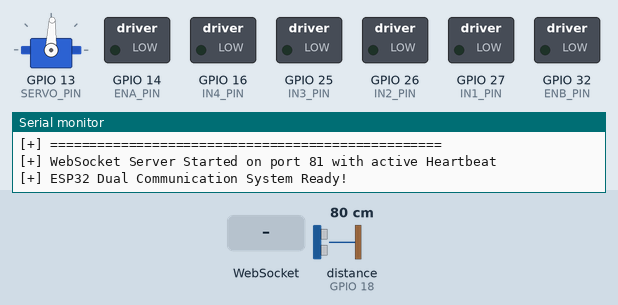
Simulated run of this sketch. Board: ESP32. Parts: servo, switched loads named in the sketch (green lamp = pin HIGH), the last lines printed to the serial monitor. Wiring (inferred from the names in the program): ultrasonic range finder: trigger GPIO 5; echo GPIO 18. The test bench sets the inputs (shaded band); at power-on: distance to the obstacle (sensor on GPIO 18) 80 cm. The echo pulse lasts 58.3 µs per cm; servo pulses on a pin are drawn as a servo (544–2400 µs = 0–180°); pins used as bus, display or sensor lines are not drawn.

Above: at 1.9 s.
2.0 s: distance to the obstacle (sensor on GPIO 18) set to 2 cm
At 2.47 s:
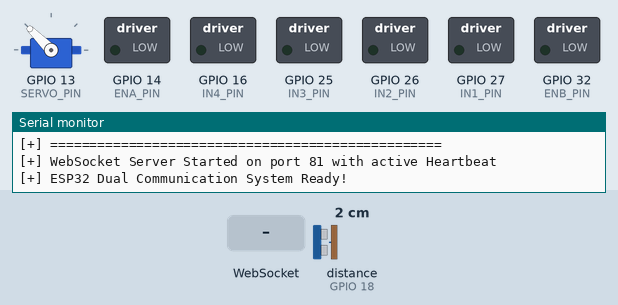
5.0 s: WebSocket text "LEFT" received
At 5.48 s:
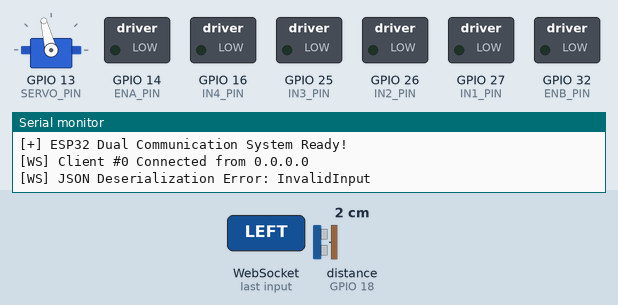
8.0 s: distance to the obstacle (sensor on GPIO 18) set to 4 cm
At 8.49 s:
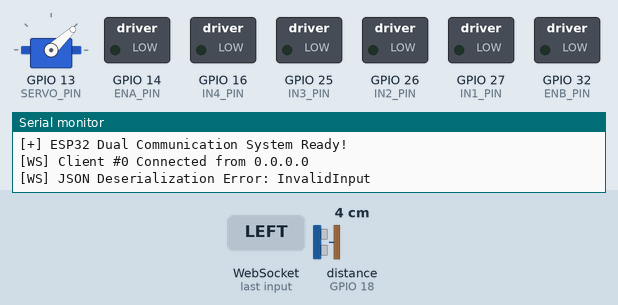
Timing chart, 0 to 17.0 s (numbered marks = the images above; inputs shaded):
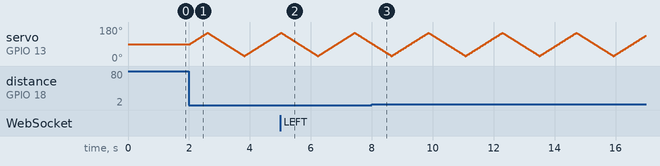

The sketch:

esp32.ino
```cpp
/*
 * ESP32 Wi-Fi & WebSocket AI Hand Gesture Controlled IoT Car Firmware
 * Architecture: Wi-Fi SoftAP -> WebSocket Server (Port 81) -> Safety Controller -> L298N LEDC PWM
 */

#include <Arduino.h>
#include "soc/soc.h"
#include "soc/rtc_cntl_reg.h"
#include "config.h"
#include "wifi_manager.h"
#include "websocket_server.h"
#include "bluetooth_manager.h"
#include "motor_controller.h"
#include "safety_controller.h"
#include "radar_controller.h"

void setup() {
    // Disable hardware brownout detector (prevents ESP32 reboots from battery voltage dips when motors start)
    WRITE_PERI_REG(RTC_CNTL_BROWN_OUT_REG, 0);

    Serial.begin(115200);
    delay(500);

    Serial.println("\n==================================================");
    Serial.println("  ESP32 Dual Wi-Fi & Bluetooth IoT Car Firmware  ");
    Serial.println("==================================================");

    // 1. Initialize L298N Motor Driver Pins & ESP32 LEDC PWM
    initMotors();

    // 2. Initialize SG90 Servo & HC-SR04 Ultrasonic Radar
    initRadar();

    // 3. Initialize Safety Watchdog Timer
    initSafetyController();

    // 4. Setup ESP32 Wi-Fi Access Point ("GestureCar")
    setupWiFiAP();

    // 5. Setup WebSocket Server on Port 81
    setupWebSocketServer();

    // 6. Setup Bluetooth Serial SPP Server ("GestureCar_BT")
    setupBluetoothServer();

    Serial.println("[+] ESP32 Dual Communication System Ready!");
}

void loop() {
    // 1. Handle incoming WebSocket client events & messages over Wi-Fi
    loopWebSocketServer();

    // 2. Handle incoming Bluetooth Serial SPP events & messages over Bluetooth
    loopBluetoothServer();

    // 3. Update smooth motor acceleration/deceleration ramping
    updateMotorRamp();

    // 4. Continuously sweep SG90 servo & sample HC-SR04 ultrasonic distance
    scanEnvironment();

    // 5. Real-time Autonomous Route Diversion if an obstacle suddenly appears while driving
    checkAutonomousObstacleAvoidance();

    // 6. Check 500ms safety watchdog (auto-stops motors if signal drops)
    checkSafetyWatchdog();
}
```

bluetooth_manager.cpp
```cpp
#include "bluetooth_manager.h"
#include "config.h"
#include "motor_controller.h"
#include "safety_controller.h"
#include "radar_controller.h"

#if ENABLE_BLUETOOTH_SERIAL

#include "BluetoothSerial.h"
#include <ArduinoJson.h>

#if !defined(CONFIG_BT_ENABLED) || !defined(CONFIG_BLUEDROID_ENABLED)
#error Bluetooth is not enabled in board config! Please enable Bluetooth in Arduino IDE menu.
#endif

static BluetoothSerial SerialBT;
static bool bt_client_connected = false;

void setupBluetoothServer() {
    SerialBT.begin("GestureCar_BT");
    Serial.println("[+] Bluetooth Serial (SPP) Started as 'GestureCar_BT'");
}

void loopBluetoothServer() {
    if (SerialBT.hasClient()) {
        if (!bt_client_connected) {
            bt_client_connected = true;
            Serial.println("[BT] Client Connected via Bluetooth Serial!");
        }
    } else {
        if (bt_client_connected) {
            bt_client_connected = false;
            Serial.println("[BT] Client Disconnected from Bluetooth Serial.");
            stopMotors();
        }
    }

    if (SerialBT.available()) {
        String input_str = SerialBT.readStringUntil('\n');
        input_str.trim();

        if (input_str.length() == 0) return;

        StaticJsonDocument<256> doc;
        DeserializationError error = deserializeJson(doc, input_str);

        if (error) {
            if (input_str.length() == 1) {
                char cmd = input_str[0];
                resetSafetyWatchdog();
                switch (cmd) {
                    case 'F': moveForward(180); break;
                    case 'B': moveBackward(180); break;
                    case 'L': turnLeft(180); break;
                    case 'R': turnRight(180); break;
                    case 'S': stopMotors(); break;
                    case 'E': emergencyStop(); break;
                    default: stopMotors(); break;
                }
                return;
            }
            Serial.print("[BT] JSON Error: ");
            Serial.println(error.f_str());
            return;
        }

        resetSafetyWatchdog();

        const char* cmd_str = doc["command"] | "S";
        uint8_t speed = doc["speed"] | 180;
        char cmd = cmd_str[0];

        switch (cmd) {
            case 'F':
                if (isFrontBlocked()) {
                    turnLeft(speed);
                } else {
                    moveForward(speed);
                }
                break;
            case 'B':
                moveBackward(speed);
                break;
            case 'L':
                turnLeft(speed);
                break;
            case 'R':
                turnRight(speed);
                break;
            case 'S':
                stopMotors();
                break;
            case 'E':
                emergencyStop();
                break;
            default:
                stopMotors();
                break;
        }
    }
}

bool isBluetoothConnected() {
    return SerialBT.hasClient();
}

#else

// Stubs when Bluetooth is disabled to keep binary size under 700KB
void setupBluetoothServer() {}
void loopBluetoothServer() {}
bool isBluetoothConnected() { return false; }

#endif
```

bluetooth_manager.h
```cpp
/*
 * ESP32 Bluetooth Serial Manager (Classic SPP)
 * Provides dual Bluetooth Serial fallback mode alongside Wi-Fi WebSockets.
 */

#ifndef BLUETOOTH_MANAGER_H
#define BLUETOOTH_MANAGER_H

#include <Arduino.h>
#include "config.h"

void setupBluetoothServer();
void loopBluetoothServer();
bool isBluetoothConnected();

#endif // BLUETOOTH_MANAGER_H
```

motor_controller.cpp
```cpp
#include <Arduino.h>
#include "motor_controller.h"
#include "config.h"
#include <esp_arduino_version.h>

static uint8_t current_speed_ena = 0;
static uint8_t current_speed_enb = 0;
static uint8_t target_speed_ena = 0;
static uint8_t target_speed_enb = 0;
static unsigned long last_ramp_time = 0;

static inline void applyHardwarePwm(uint8_t speed_ena, uint8_t speed_enb) {
#if ESP_ARDUINO_VERSION >= ESP_ARDUINO_VERSION_VAL(3, 0, 0)
    ledcWrite(ENA_PIN, speed_ena);
    ledcWrite(ENB_PIN, speed_enb);
#else
    ledcWrite(PWM_CHANNEL_ENA, speed_ena);
    ledcWrite(PWM_CHANNEL_ENB, speed_enb);
#endif
}

void initMotors() {
    pinMode(IN1_PIN, OUTPUT);
    pinMode(IN2_PIN, OUTPUT);
    pinMode(IN3_PIN, OUTPUT);
    pinMode(IN4_PIN, OUTPUT);

#if ESP_ARDUINO_VERSION >= ESP_ARDUINO_VERSION_VAL(3, 0, 0)
    // ESP32 Arduino Core 3.x API
    ledcAttach(ENA_PIN, PWM_FREQ, PWM_RESOLUTION);
    ledcAttach(ENB_PIN, PWM_FREQ, PWM_RESOLUTION);
#else
    // ESP32 Arduino Core 2.x API
    ledcSetup(PWM_CHANNEL_ENA, PWM_FREQ, PWM_RESOLUTION);
    ledcAttachPin(ENA_PIN, PWM_CHANNEL_ENA);
    ledcSetup(PWM_CHANNEL_ENB, PWM_FREQ, PWM_RESOLUTION);
    ledcAttachPin(ENB_PIN, PWM_CHANNEL_ENB);
#endif

    emergencyStop();
}

void updateMotorRamp() {
    unsigned long now = millis();
    if (now - last_ramp_time < RAMP_INTERVAL_MS) {
        return;
    }
    last_ramp_time = now;

    bool updated = false;

    if (current_speed_ena < target_speed_ena) {
        current_speed_ena = (uint8_t)min((int)target_speed_ena, (int)current_speed_ena + ACCEL_STEP_PWM);
        updated = true;
    } else if (current_speed_ena > target_speed_ena) {
        current_speed_ena = (uint8_t)max((int)target_speed_ena, (int)current_speed_ena - ACCEL_STEP_PWM);
        updated = true;
    }

    if (current_speed_enb < target_speed_enb) {
        current_speed_enb = (uint8_t)min((int)target_speed_enb, (int)current_speed_enb + ACCEL_STEP_PWM);
        updated = true;
    } else if (current_speed_enb > target_speed_enb) {
        current_speed_enb = (uint8_t)max((int)target_speed_enb, (int)current_speed_enb - ACCEL_STEP_PWM);
        updated = true;
    }

    if (updated) {
        applyHardwarePwm(current_speed_ena, current_speed_enb);
    }
}

void moveForward(uint8_t speed) {
    target_speed_ena = speed;
    target_speed_enb = speed;

    digitalWrite(IN1_PIN, HIGH);
    digitalWrite(IN2_PIN, LOW);

    digitalWrite(IN3_PIN, HIGH);
    digitalWrite(IN4_PIN, LOW);
}

void moveBackward(uint8_t speed) {
    target_speed_ena = speed;
    target_speed_enb = speed;

    digitalWrite(IN1_PIN, LOW);
    digitalWrite(IN2_PIN, HIGH);

    digitalWrite(IN3_PIN, LOW);
    digitalWrite(IN4_PIN, HIGH);
}

void turnLeft(uint8_t speed) {
    target_speed_ena = speed;
    target_speed_enb = speed;

    // Skid Steer Left: Left wheels reverse, Right wheels forward
    digitalWrite(IN1_PIN, LOW);
    digitalWrite(IN2_PIN, HIGH);

    digitalWrite(IN3_PIN, HIGH);
    digitalWrite(IN4_PIN, LOW);
}

void turnRight(uint8_t speed) {
    target_speed_ena = speed;
    target_speed_enb = speed;

    // Skid Steer Right: Left wheels forward, Right wheels reverse
    digitalWrite(IN1_PIN, HIGH);
    digitalWrite(IN2_PIN, LOW);

    digitalWrite(IN3_PIN, LOW);
    digitalWrite(IN4_PIN, HIGH);
}

void stopMotors() {
    target_speed_ena = 0;
    target_speed_enb = 0;

    digitalWrite(IN1_PIN, LOW);
    digitalWrite(IN2_PIN, LOW);
    digitalWrite(IN3_PIN, LOW);
    digitalWrite(IN4_PIN, LOW);
}

void emergencyStop() {
    target_speed_ena = 0;
    target_speed_enb = 0;
    current_speed_ena = 0;
    current_speed_enb = 0;
    applyHardwarePwm(0, 0);

    digitalWrite(IN1_PIN, LOW);
    digitalWrite(IN2_PIN, LOW);
    digitalWrite(IN3_PIN, LOW);
    digitalWrite(IN4_PIN, LOW);
}
```

motor_controller.h
```cpp
#ifndef MOTOR_CONTROLLER_H
#define MOTOR_CONTROLLER_H

#include <Arduino.h>

void initMotors();
void moveForward(uint8_t speed);
void moveBackward(uint8_t speed);
void turnLeft(uint8_t speed);
void turnRight(uint8_t speed);
void stopMotors();
void emergencyStop();
void updateMotorRamp();

#endif // MOTOR_CONTROLLER_H
```

radar_controller.cpp
```cpp
#include "radar_controller.h"
#include "config.h"
#include <esp_arduino_version.h>

static int current_angle = 90;
static int sweep_direction = 1;  // 1 = sweeping right to left, -1 = sweeping left to right
static unsigned long last_servo_update = 0;

static float current_dist = 200.0f;
static float left_dist = 200.0f;
static float center_dist = 200.0f;
static float right_dist = 200.0f;
static float filtered_dist = 200.0f;

static RadarData current_radar_data = {
    90, 200.0f, 200.0f, 200.0f, 200.0f, "CLEAR", "CENTER"
};

static void setServoDuty(uint32_t duty) {
#if ESP_ARDUINO_VERSION >= ESP_ARDUINO_VERSION_VAL(3, 0, 0)
    ledcWrite(SERVO_PIN, duty);
#else
    ledcWrite(PWM_CHANNEL_SERVO, duty);
#endif
}

void updateServo(int angle) {
    angle = max(SERVO_MIN_ANGLE, min(SERVO_MAX_ANGLE, angle));
    current_angle = angle;

    // 50Hz LEDC Servo PWM Duty Calculation (16-bit resolution: 0 - 65535)
    // 0.5ms (500us) = 0 deg -> 1638 duty | 2.4ms (2400us) = 180 deg -> 7864 duty
    uint32_t duty = 1638 + ((uint32_t)angle * (7864 - 1638) / 180);
    setServoDuty(duty);
}

void initRadar() {
    pinMode(TRIG_PIN, OUTPUT);
    pinMode(ECHO_PIN, INPUT_PULLDOWN);
    digitalWrite(TRIG_PIN, LOW);

#if ESP_ARDUINO_VERSION >= ESP_ARDUINO_VERSION_VAL(3, 0, 0)
    // ESP32 Arduino Core 3.x Servo PWM setup (50Hz, 16-bit)
    ledcAttach(SERVO_PIN, 50, 16);
#else
    // ESP32 Arduino Core 2.x Servo PWM setup
    ledcSetup(PWM_CHANNEL_SERVO, 50, 16);
    ledcAttachPin(SERVO_PIN, PWM_CHANNEL_SERVO);
#endif

    updateServo(90);
    delay(100);
}

float readDistance() {
    // Ensure clean LOW state before trigger pulse
    digitalWrite(TRIG_PIN, LOW);
    delayMicroseconds(4);

    // Trigger 10us ultrasonic pulse on HC-SR04
    digitalWrite(TRIG_PIN, HIGH);
    delayMicroseconds(10);
    digitalWrite(TRIG_PIN, LOW);

    // Measure echo pulse width (timeout 25ms ~ 400cm max)
    unsigned long duration = pulseIn(ECHO_PIN, HIGH, 25000);
    if (duration == 0) {
        filtered_dist = (0.7f * ULTRASONIC_MAX_RANGE_CM) + (0.3f * filtered_dist);
        return ULTRASONIC_MAX_RANGE_CM;  // No reflection -> Clear range
    }

    float raw_cm = (float)duration * 0.0343f / 2.0f;
    if (raw_cm < 2.0f || raw_cm > ULTRASONIC_MAX_RANGE_CM) {
        raw_cm = ULTRASONIC_MAX_RANGE_CM;
    }

    // Exponential moving average filter for noise rejection
    filtered_dist = (0.7f * raw_cm) + (0.3f * filtered_dist);
    return filtered_dist;
}

void detectObstacle() {
    if (center_dist < OBSTACLE_VERY_CLOSE_CM || current_dist < OBSTACLE_VERY_CLOSE_CM) {
        strncpy(current_radar_data.status, "VERY CLOSE", sizeof(current_radar_data.status));
    } else if (center_dist < OBSTACLE_WARNING_CM || current_dist < OBSTACLE_WARNING_CM) {
        strncpy(current_radar_data.status, "OBSTACLE DETECTED", sizeof(current_radar_data.status));
    } else {
        strncpy(current_radar_data.status, "CLEAR", sizeof(current_radar_data.status));
    }

    // Determine direction with more clear space
    if (left_dist > right_dist + 10.0f) {
        strncpy(current_radar_data.best_path, "LEFT", sizeof(current_radar_data.best_path));
    } else if (right_dist > left_dist + 10.0f) {
        strncpy(current_radar_data.best_path, "RIGHT", sizeof(current_radar_data.best_path));
    } else {
        strncpy(current_radar_data.best_path, "CENTER", sizeof(current_radar_data.best_path));
    }

    current_radar_data.angle = current_angle;
    current_radar_data.distance = current_dist;
    current_radar_data.left_dist = left_dist;
    current_radar_data.center_dist = center_dist;
    current_radar_data.right_dist = right_dist;
}

void scanEnvironment() {
    unsigned long now = millis();
    if (now - last_servo_update < SERVO_STEP_INTERVAL_MS) {
        return;  // Non-blocking timing tick
    }
    last_servo_update = now;

    // Read distance at current angle
    current_dist = readDistance();

    // Determine if front path is clear vs obstructed (< 50cm)
    bool obstacle_sensed = (center_dist < OBSTACLE_WARNING_CM || current_dist < OBSTACLE_WARNING_CM);

    if (!obstacle_sensed) {
        // Path is CLEAR: Servo stays parked facing straight ahead (90 deg)
        if (current_angle != 90) {
            if (current_angle < 90) current_angle = min(90, current_angle + SERVO_SWEEP_STEP_DEG);
            else if (current_angle > 90) current_angle = max(90, current_angle - SERVO_SWEEP_STEP_DEG);
            updateServo(current_angle);
        }
        center_dist = current_dist;
        left_dist = ULTRASONIC_MAX_RANGE_CM;
        right_dist = ULTRASONIC_MAX_RANGE_CM;
    } else {
        // OBSTACLE SENSED (< 50cm): Automatically activate Servo Radar Sweep (30° -> 150° -> 30°)
        current_angle += (sweep_direction * SERVO_SWEEP_STEP_DEG);
        if (current_angle >= SERVO_MAX_ANGLE) {
            current_angle = SERVO_MAX_ANGLE;
            sweep_direction = -1;
        } else if (current_angle <= SERVO_MIN_ANGLE) {
            current_angle = SERVO_MIN_ANGLE;
            sweep_direction = 1;
        }
        updateServo(current_angle);

        // Store sector distance memory
        if (current_angle >= 110) {
            left_dist = (0.6f * current_dist) + (0.4f * left_dist);
        } else if (current_angle <= 70) {
            right_dist = (0.6f * current_dist) + (0.4f * right_dist);
        } else {
            center_dist = (0.6f * current_dist) + (0.4f * center_dist);
        }
    }

    detectObstacle();
}

bool isFrontBlocked() {
    return (center_dist < OBSTACLE_VERY_CLOSE_CM);
}

RadarData getRadarData() {
    return current_radar_data;
}
```

radar_controller.h
```cpp
#ifndef RADAR_CONTROLLER_H
#define RADAR_CONTROLLER_H

#include <Arduino.h>

struct RadarData {
    int angle;
    float distance;
    float left_dist;
    float center_dist;
    float right_dist;
    char status[32];
    char best_path[16];
};

void initRadar();
void scanEnvironment();
float readDistance();
void updateServo(int angle);
void detectObstacle();
bool isFrontBlocked();
RadarData getRadarData();

#endif // RADAR_CONTROLLER_H
```

safety_controller.cpp
```cpp
#include "safety_controller.h"
#include "motor_controller.h"
#include "config.h"

static unsigned long last_cmd_time = 0;

void initSafetyController() {
    last_cmd_time = millis();
}

void resetSafetyWatchdog() {
    last_cmd_time = millis();
}

void checkSafetyWatchdog() {
    if (millis() - last_cmd_time > SAFETY_TIMEOUT_MS) {
        stopMotors();  // Safety auto-stop if signal drops!
    }
}
```

safety_controller.h
```cpp
#ifndef SAFETY_CONTROLLER_H
#define SAFETY_CONTROLLER_H

#include <Arduino.h>

void initSafetyController();
void resetSafetyWatchdog();
void checkSafetyWatchdog();

#endif // SAFETY_CONTROLLER_H
```

websocket_server.h
```cpp
#ifndef WEBSOCKET_SERVER_H
#define WEBSOCKET_SERVER_H

#include <Arduino.h>

void setupWebSocketServer();
void loopWebSocketServer();
void checkAutonomousObstacleAvoidance();

#endif // WEBSOCKET_SERVER_H
```

wifi_manager.cpp
```cpp
#include "wifi_manager.h"
#include "config.h"
#include <WiFi.h>

void setupWiFiAP() {
    // 1. Clean Wi-Fi state initialization
    WiFi.persistent(false);  // Disable flash writes to prevent NVS wear
    WiFi.disconnect(true);
    WiFi.mode(WIFI_OFF);
    delay(100);

    // 2. Set Access Point mode
    WiFi.mode(WIFI_AP);
    delay(50);

    // 3. Configure static IP Address (192.168.4.1)
    IPAddress local_IP(AP_IP_1, AP_IP_2, AP_IP_3, AP_IP_4);
    IPAddress gateway(AP_IP_1, AP_IP_2, AP_IP_3, AP_IP_4);
    IPAddress subnet(255, 255, 255, 0);

    WiFi.softAPConfig(local_IP, gateway, subnet);

    // 4. Start SoftAP (SSID: "GestureCar", Pass: "12345678", Channel 1, Visible)
    bool success = WiFi.softAP(WIFI_SSID, WIFI_PASS, WIFI_CHANNEL, 0, MAX_AP_CLIENTS);

    if (success) {
        // Set stable RF transmit power after SoftAP is active (prevents USB power brownout reboots)
        WiFi.setTxPower(WIFI_POWER_15dBm);

        Serial.println("\n[+] ==================================================");
        Serial.print("[+] ESP32 Wi-Fi Access Point Started: ");
        Serial.println(WIFI_SSID);
        Serial.print("[+] Access Point IP Address: ");
        Serial.println(WiFi.softAPIP());
        Serial.println("[+] Password: " WIFI_PASS);
        Serial.println("[+] ==================================================\n");
    } else {
        Serial.println("\n[!] ERROR: WiFi.softAP failed to start Access Point!");
    }
}
```

wifi_manager.h
```cpp
#ifndef WIFI_MANAGER_H
#define WIFI_MANAGER_H

#include <Arduino.h>

void setupWiFiAP();

#endif // WIFI_MANAGER_H
```

Source omitted: websocket_server.cpp (5105 bytes), config.h (2382 bytes)
